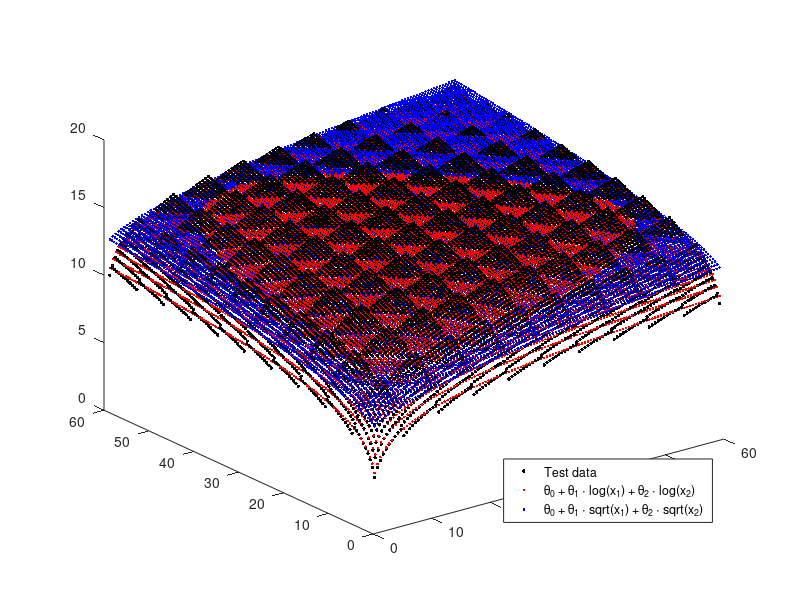

Recreate this plot in MATLAB.
close all force;
clear;
clc;

disp("--- You are running 'f03a_multivariate_regression_with_fminunc' file now ---")

% ------------------------ Functions ------------------------

function J = cost(X, y, theta)
    J = (1 / (2*rows(X))) * (norm(X*theta - y) ^ 2 );
endfunction

% -----------------------------------------------------------


range = [1:0.5:60];

% Can also use meshgrid(), see https://stackoverflow.com/questions/7446946/how-to-generate-all-pairs-from-two-vectors-in-matlab-using-vectorised-code
x = [(ones(length(range), 1) * range)(:), (ones(length(range), 1) * range)'(:)];
x1 = x(:,1);
x2 = x(:,2);

y = (1.5 * log(x1) + log (rem(x1, 6) + 6)) + (1.5 * log(x2) + log (rem(x2, 6) + 6));     % some nice function :)
plot3(x1, x2, y, '.k', 'marker', '.', 'markersize', 8);
m = length(x);                                         % count of training examples

% Suppose we want to try approximating our function with two hypotheses:
X1 = [ones(m, 1), log(x1), log(x2)];       % 1) h_theta(x) = theta0 + theta1 * log(x1) + theta2 * log(x2)
X2 = [ones(m, 1), sqrt(x1), sqrt(x2)];     % 3) h_theta(x) = theta0 + theta1 * sqrt(x1)+ theta2 * sqrt(x2)

theta_init = [0; 1; 1];                  % Let's start with theta0 = 0, theta1 = 1 and theta2 = 1


theta1 = fminunc(@(t)cost(X1, y, t), theta_init, optimset('MaxIter', 100));
theta2 = fminunc(@(t)cost(X2, y, t), theta_init, optimset('MaxIter', 100));

hold on;                         % don't erase existing plot

plot3(x1, x2, X1*theta1, '.r');
plot3(x1, x2, X2*theta2, '.b');
legend('Test data','\theta_0 + \theta_1 \cdot log(x_1) + \theta_2 \cdot log(x_2)','\theta_0 + \theta_1 \cdot sqrt(x_1) + \theta_2 \cdot sqrt(x_2)', 'location', 'southeast');

fprintf('Cost for theta0 + theta1 * log(x) = %f\n', [cost(X1, y, theta1)]);
fprintf('Cost for theta0 + theta1 * x = %f\n', [cost(X2, y, theta2)]);

